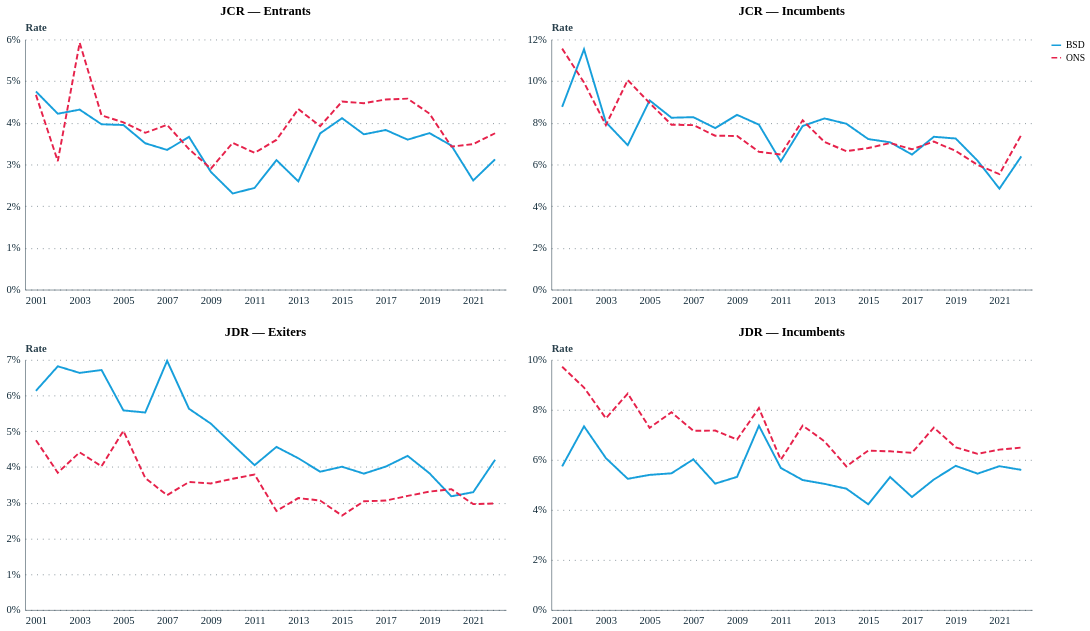

The code cell stored with this chart in its notebook:
### Code cell
# JCR decomposition: entry vs incumbent
df_jcr_e  = make_comparison_df(bsd_total, ons_t6, 'jcr_entry',     'jcr_entry')
df_jcr_i  = make_comparison_df(bsd_total, ons_t6, 'jcr_incumbent', 'jcr_incumbent')
df_jdr_e  = make_comparison_df(bsd_total, ons_t6, 'jdr_exit',      'jdr_exit')
df_jdr_i  = make_comparison_df(bsd_total, ons_t6, 'jdr_incumbent', 'jdr_incumbent')

c_jcr_e = line_chart(df_jcr_e,  'JCR — Entrants')
c_jcr_i = line_chart(df_jcr_i,  'JCR — Incumbents')
c_jdr_e = line_chart(df_jdr_e,  'JDR — Exiters')
c_jdr_i = line_chart(df_jdr_i,  'JDR — Incumbents')

(c_jcr_e | c_jcr_i) & (c_jdr_e | c_jdr_i)

### Figure 1 — Vega-Lite specification as saved in the notebook (floating-point values rounded to 4 significant figures)
{"config": {"font": "Circular Std", "mark": {"line": {"interpolate": "linear"}}, "view": {"stroke": "transparent", "width": 400, "height": 300}, "range": {"category": ["#179fdb", "#e6224b", "#f4c245", "#122b39", "#eb5c2e", "#36b7b4"], "diverging": ["#E6224B", "#E54753", "#C9C9C9", "#179FDB", "#122B39"], "heatmap": ["#C9C9C9", "#179FDB", "#0063AF", "#122B39"], "ordinal": ["#00A767", "#36B7B4", "#179FDB", "#0063AF", "#243B5A"]}, "axisX": {"labelColor": "#122b39", "tickColor": "#122b39", "domainColor": "#122b39", "domainOpacity": 0.5, "gridOpacity": 0, "labelFont": "Circular Std", "labelAngle": 0, "labelAlign": "center", "labelFontSize": 11, "labelPadding": 5, "tickCount": 10, "tickSize": 0, "title": ""}, "axisY": {"labelColor": "#122b39", "labelFont": "Circular Std", "tickColor": "#122b39", "domainColor": "#122b39", "gridColor": "#122b39", "gridDash": [1, 5], "gridOpacity": 0.5, "labelPadding": 5, "labelFontSize": 11, "domainOpacity": 0.5, "tickSize": 0, "title": null, "titleAlign": "left", "titleAngle": 0, "titleBaseline": "bottom", "titleColor": "#122b39", "titleOpacity": 0.9, "titleX": 0, "titleY": -7}}, "vconcat": [{"hconcat": [{"data": {"name": "data-ef05658ae271598d97444494dc22d8b7"}, "mark": {"type": "line"}, "encoding": {"color": {"field": "source", "legend": {"title": null}, "scale": {"domain": ["BSD", "ONS"], "range": ["#179fdb", "#e6224b"]}, "type": "nominal"}, "strokeDash": {"field": "source", "scale": {"domain": ["BSD", "ONS"], "range": [[1, 0], [6, 3]]}, "type": "nominal"}, "x": {"axis": {"labelAngle": 0, "labelExpr": "datum.value % 2 != 0 ? datum.label : ''"}, "field": "year", "type": "ordinal"}, "y": {"axis": {"format": ".0%"}, "field": "value", "title": "Rate", "type": "quantitative"}}, "height": 260, "title": "JCR — Entrants", "width": 500}, {"data": {"name": "data-9e83efa5020891b97f91f86ecf3a3e32"}, "mark": {"type": "line"}, "encoding": {"color": {"field": "source", "legend": {"title": null}, "scale": {"domain": ["BSD", "ONS"], "range": ["#179fdb", "#e6224b"]}, "type": "nominal"}, "strokeDash": {"field": "source", "scale": {"domain": ["BSD", "ONS"], "range": [[1, 0], [6, 3]]}, "type": "nominal"}, "x": {"axis": {"labelAngle": 0, "labelExpr": "datum.value % 2 != 0 ? datum.label : ''"}, "field": "year", "type": "ordinal"}, "y": {"axis": {"format": ".0%"}, "field": "value", "title": "Rate", "type": "quantitative"}}, "height": 260, "title": "JCR — Incumbents", "width": 500}]}, {"hconcat": [{"data": {"name": "data-202d3cbf842c4f9bd1b81a370fc2005b"}, "mark": {"type": "line"}, "encoding": {"color": {"field": "source", "legend": {"title": null}, "scale": {"domain": ["BSD", "ONS"], "range": ["#179fdb", "#e6224b"]}, "type": "nominal"}, "strokeDash": {"field": "source", "scale": {"domain": ["BSD", "ONS"], "range": [[1, 0], [6, 3]]}, "type": "nominal"}, "x": {"axis": {"labelAngle": 0, "labelExpr": "datum.value % 2 != 0 ? datum.label : ''"}, "field": "year", "type": "ordinal"}, "y": {"axis": {"format": ".0%"}, "field": "value", "title": "Rate", "type": "quantitative"}}, "height": 260, "title": "JDR — Exiters", "width": 500}, {"data": {"name": "data-854b74be02c0167afc3e46fa5a81d7d3"}, "mark": {"type": "line"}, "encoding": {"color": {"field": "source", "legend": {"title": null}, "scale": {"domain": ["BSD", "ONS"], "range": ["#179fdb", "#e6224b"]}, "type": "nominal"}, "strokeDash": {"field": "source", "scale": {"domain": ["BSD", "ONS"], "range": [[1, 0], [6, 3]]}, "type": "nominal"}, "x": {"axis": {"labelAngle": 0, "labelExpr": "datum.value % 2 != 0 ? datum.label : ''"}, "field": "year", "type": "ordinal"}, "y": {"axis": {"format": ".0%"}, "field": "value", "title": "Rate", "type": "quantitative"}}, "height": 260, "title": "JDR — Incumbents", "width": 500}]}], "$schema": "https://vega.github.io/schema/vega-lite/v5.20.1.json", "datasets": {"data-ef05658ae271598d97444494dc22d8b7": [{"year": 2001, "value": 0.04752, "source": "BSD"}, {"year": 2002, "value": 0.04218, "source": "BSD"}, {"year": 2003, "value": 0.04316, "source": "BSD"}, {"year": 2004, "value": 0.03965, "source": "BSD"}, {"year": 2005, "value": 0.03947, "source": "BSD"}, {"year": 2006, "value": 0.03509, "source": "BSD"}, {"year": 2007, "value": 0.0335, "source": "BSD"}, {"year": 2008, "value": 0.03663, "source": "BSD"}, {"year": 2009, "value": 0.02823, "source": "BSD"}, {"year": 2010, "value": 0.02305, "source": "BSD"}, {"year": 2011, "value": 0.02438, "source": "BSD"}, {"year": 2012, "value": 0.03106, "source": "BSD"}, {"year": 2013, "value": 0.02595, "source": "BSD"}, {"year": 2014, "value": 0.03747, "source": "BSD"}, {"year": 2015, "value": 0.04111, "source": "BSD"}, {"year": 2016, "value": 0.03723, "source": "BSD"}, {"year": 2017, "value": 0.03828, "source": "BSD"}, {"year": 2018, "value": 0.03596, "source": "BSD"}, {"year": 2019, "value": 0.03753, "source": "BSD"}, {"year": 2020, "value": 0.03456, "source": "BSD"}, {"year": 2021, "value": 0.02617, "source": "BSD"}, {"year": 2022, "value": 0.03124, "source": "BSD"}, {"year": 2001, "value": 0.0467, "source": "ONS"}, {"year": 2002, "value": 0.0308, "source": "ONS"}, {"year": 2003, "value": 0.0592, "source": "ONS"}, {"year": 2004, "value": 0.0418, "source": "ONS"}, {"year": 2005, "value": 0.0401, "source": "ONS"}, {"year": 2006, "value": 0.0376, "source": "ONS"}, {"year": 2007, "value": 0.0395, "source": "ONS"}, {"year": 2008, "value": 0.0337, "source": "ONS"}, {"year": 2009, "value": 0.029, "source": "ONS"}, {"year": 2010, "value": 0.0352, "source": "ONS"}, {"year": 2011, "value": 0.0328, "source": "ONS"}, {"year": 2012, "value": 0.0359, "source": "ONS"}, {"year": 2013, "value": 0.0433, "source": "ONS"}, {"year": 2014, "value": 0.0392, "source": "ONS"}, {"year": 2015, "value": 0.0451, "source": "ONS"}, {"year": 2016, "value": 0.0447, "source": "ONS"}, {"year": 2017, "value": 0.0456, "source": "ONS"}, {"year": 2018, "value": 0.0458, "source": "ONS"}, {"year": 2019, "value": 0.0422, "source": "ONS"}, {"year": 2020, "value": 0.0343, "source": "ONS"}, {"year": 2021, "value": 0.0349, "source": "ONS"}, {"year": 2022, "value": 0.0375, "source": "ONS"}], "data-9e83efa5020891b97f91f86ecf3a3e32": [{"year": 2001, "value": 0.08765, "source": "BSD"}, {"year": 2002, "value": 0.1152, "source": "BSD"}, {"year": 2003, "value": 0.08028, "source": "BSD"}, {"year": 2004, "value": 0.06926, "source": "BSD"}, {"year": 2005, "value": 0.09076, "source": "BSD"}, {"year": 2006, "value": 0.08244, "source": "BSD"}, {"year": 2007, "value": 0.08271, "source": "BSD"}, {"year": 2008, "value": 0.07747, "source": "BSD"}, {"year": 2009, "value": 0.08382, "source": "BSD"}, {"year": 2010, "value": 0.07912, "source": "BSD"}, {"year": 2011, "value": 0.0615, "source": "BSD"}, {"year": 2012, "value": 0.07847, "source": "BSD"}, {"year": 2013, "value": 0.08211, "source": "BSD"}, {"year": 2014, "value": 0.07954, "source": "BSD"}, {"year": 2015, "value": 0.0722, "source": "BSD"}, {"year": 2016, "value": 0.07065, "source": "BSD"}, {"year": 2017, "value": 0.06477, "source": "BSD"}, {"year": 2018, "value": 0.07331, "source": "BSD"}, {"year": 2019, "value": 0.07246, "source": "BSD"}, {"year": 2020, "value": 0.06183, "source": "BSD"}, {"year": 2021, "value": 0.04842, "source": "BSD"}, {"year": 2022, "value": 0.0639, "source": "BSD"}, {"year": 2001, "value": 0.1156, "source": "ONS"}, {"year": 2002, "value": 0.0993, "source": "ONS"}, {"year": 2003, "value": 0.0789, "source": "ONS"}, {"year": 2004, "value": 0.1005, "source": "ONS"}, {"year": 2005, "value": 0.0895, "source": "ONS"}, {"year": 2006, "value": 0.0791, "source": "ONS"}, {"year": 2007, "value": 0.0789, "source": "ONS"}, {"year": 2008, "value": 0.0738, "source": "ONS"}, {"year": 2009, "value": 0.0737, "source": "ONS"}, {"year": 2010, "value": 0.0661, "source": "ONS"}, {"year": 2011, "value": 0.0648, "source": "ONS"}, {"year": 2012, "value": 0.0812, "source": "ONS"}, {"year": 2013, "value": 0.0708, "source": "ONS"}, {"year": 2014, "value": 0.0664, "source": "ONS"}, {"year": 2015, "value": 0.0679, "source": "ONS"}, {"year": 2016, "value": 0.0703, "source": "ONS"}, {"year": 2017, "value": 0.0673, "source": "ONS"}, {"year": 2018, "value": 0.071, "source": "ONS"}, {"year": 2019, "value": 0.0665, "source": "ONS"}, {"year": 2020, "value": 0.0598, "source": "ONS"}, {"year": 2021, "value": 0.0554, "source": "ONS"}, {"year": 2022, "value": 0.0742, "source": "ONS"}], "data-202d3cbf842c4f9bd1b81a370fc2005b": [{"year": 2001, "value": 0.06131, "source": "BSD"}, {"year": 2002, "value": 0.06818, "source": "BSD"}, {"year": 2003, "value": 0.06633, "source": "BSD"}, {"year": 2004, "value": 0.06715, "source": "BSD"}, {"year": 2005, "value": 0.05583, "source": "BSD"}, {"year": 2006, "value": 0.05525, "source": "BSD"}, {"year": 2007, "value": 0.06972, "source": "BSD"}, {"year": 2008, "value": 0.0563, "source": "BSD"}, {"year": 2009, "value": 0.05213, "source": "BSD"}, {"year": 2010, "value": 0.04626, "source": "BSD"}, {"year": 2011, "value": 0.04051, "source": "BSD"}, {"year": 2012, "value": 0.04562, "source": "BSD"}, {"year": 2013, "value": 0.04245, "source": "BSD"}, {"year": 2014, "value": 0.03868, "source": "BSD"}, {"year": 2015, "value": 0.04007, "source": "BSD"}, {"year": 2016, "value": 0.03814, "source": "BSD"}, {"year": 2017, "value": 0.04011, "source": "BSD"}, {"year": 2018, "value": 0.04311, "source": "BSD"}, {"year": 2019, "value": 0.03823, "source": "BSD"}, {"year": 2020, "value": 0.0318, "source": "BSD"}, {"year": 2021, "value": 0.03295, "source": "BSD"}, {"year": 2022, "value": 0.04201, "source": "BSD"}, {"year": 2001, "value": 0.0475, "source": "ONS"}, {"year": 2002, "value": 0.0384, "source": "ONS"}, {"year": 2003, "value": 0.0441, "source": "ONS"}, {"year": 2004, "value": 0.0402, "source": "ONS"}, {"year": 2005, "value": 0.0501, "source": "ONS"}, {"year": 2006, "value": 0.0369, "source": "ONS"}, {"year": 2007, "value": 0.0321, "source": "ONS"}, {"year": 2008, "value": 0.0358, "source": "ONS"}, {"year": 2009, "value": 0.0354, "source": "ONS"}, {"year": 2010, "value": 0.0367, "source": "ONS"}, {"year": 2011, "value": 0.0379, "source": "ONS"}, {"year": 2012, "value": 0.0277, "source": "ONS"}, {"year": 2013, "value": 0.0313, "source": "ONS"}, {"year": 2014, "value": 0.0306, "source": "ONS"}, {"year": 2015, "value": 0.0264, "source": "ONS"}, {"year": 2016, "value": 0.0304, "source": "ONS"}, {"year": 2017, "value": 0.0306, "source": "ONS"}, {"year": 2018, "value": 0.0319, "source": "ONS"}, {"year": 2019, "value": 0.0331, "source": "ONS"}, {"year": 2020, "value": 0.0338, "source": "ONS"}, {"year": 2021, "value": 0.0296, "source": "ONS"}, {"year": 2022, "value": 0.0298, "source": "ONS"}], "data-854b74be02c0167afc3e46fa5a81d7d3": [{"year": 2001, "value": 0.05739, "source": "BSD"}, {"year": 2002, "value": 0.07339, "source": "BSD"}, {"year": 2003, "value": 0.06069, "source": "BSD"}, {"year": 2004, "value": 0.05241, "source": "BSD"}, {"year": 2005, "value": 0.05398, "source": "BSD"}, {"year": 2006, "value": 0.05461, "source": "BSD"}, {"year": 2007, "value": 0.06019, "source": "BSD"}, {"year": 2008, "value": 0.05049, "source": "BSD"}, {"year": 2009, "value": 0.0532, "source": "BSD"}, {"year": 2010, "value": 0.07362, "source": "BSD"}, {"year": 2011, "value": 0.05676, "source": "BSD"}, {"year": 2012, "value": 0.05192, "source": "BSD"}, {"year": 2013, "value": 0.05039, "source": "BSD"}, {"year": 2014, "value": 0.04847, "source": "BSD"}, {"year": 2015, "value": 0.04223, "source": "BSD"}, {"year": 2016, "value": 0.05313, "source": "BSD"}, {"year": 2017, "value": 0.04514, "source": "BSD"}, {"year": 2018, "value": 0.05211, "source": "BSD"}, {"year": 2019, "value": 0.0576, "source": "BSD"}, {"year": 2020, "value": 0.05448, "source": "BSD"}, {"year": 2021, "value": 0.05747, "source": "BSD"}, {"year": 2022, "value": 0.05598, "source": "BSD"}, {"year": 2001, "value": 0.0972, "source": "ONS"}, {"year": 2002, "value": 0.0889, "source": "ONS"}, {"year": 2003, "value": 0.0766, "source": "ONS"}, {"year": 2004, "value": 0.0865, "source": "ONS"}, {"year": 2005, "value": 0.0728, "source": "ONS"}, {"year": 2006, "value": 0.079, "source": "ONS"}, {"year": 2007, "value": 0.0716, "source": "ONS"}, {"year": 2008, "value": 0.0717, "source": "ONS"}, {"year": 2009, "value": 0.0681, "source": "ONS"}, {"year": 2010, "value": 0.0807, "source": "ONS"}, {"year": 2011, "value": 0.06, "source": "ONS"}, {"year": 2012, "value": 0.0737, "source": "ONS"}, {"year": 2013, "value": 0.0674, "source": "ONS"}, {"year": 2014, "value": 0.0574, "source": "ONS"}, {"year": 2015, "value": 0.0637, "source": "ONS"}, {"year": 2016, "value": 0.0634, "source": "ONS"}, {"year": 2017, "value": 0.0628, "source": "ONS"}, {"year": 2018, "value": 0.0729, "source": "ONS"}, {"year": 2019, "value": 0.065, "source": "ONS"}, {"year": 2020, "value": 0.0624, "source": "ONS"}, {"year": 2021, "value": 0.0641, "source": "ONS"}, {"year": 2022, "value": 0.0649, "source": "ONS"}]}}
